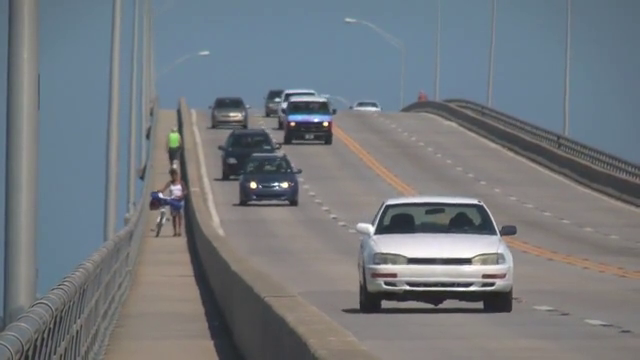
#> input picture frame 91 of opencv/slow_traffic_small.mp4, 640 x 360 px, given in place of street_driving.mp4, which was not available
$ python lane_detection_random_1.py
#> lines starting #> are read from the running program, lines starting #| are printed output that depends on the picture; after the words box and inside, x2 and y2 are one past the last pixel; in counts of white or black regions, pixels touching at a corner belong together; pictures that were not available may be replaced by others from this repository, and a replacement may not be noted
#!/usr/bin/env python
# -*- coding: utf-8 -*-
#Created by Chukwunyere Igbokwe on January 10, 2017 by 5:16 PM

import numpy as np
import cv2
import sys

def sameSideLine(p1, p2, l1, l2):
    p1Line = (p1[0]-l1[0])*(l1[1]-l2[1]) - (p1[1]-l1[1])*(l1[0]-l2[0])
    p2Line = (p2[0]-l1[0])*(l1[1]-l2[1]) - (p2[1]-l1[1])*(l1[0]-l2[0])
    if p1Line*p2Line < 0:
        return False
    else:
        return True

def pointInTriangle(p1, t1, t2, t3):
    if sameSideLine(p1, t1, t2, t3) and sameSideLine(p1, t2, t1,
        t3) and sameSideLine(p1, t3, t1, t2):
        return True
    else:
        return False

# cam = cv2.VideoCapture(0)
cam = cv2.VideoCapture("/home/chu-chu/PycharmProjects/first_project/opencv/street_driving.mp4")

while (True):

    s, img = cam.read()
#> img is the input picture: shape (360, 640, 3); mean B, G, R 126.6, 121.2, 115.7
    # img = cv2.imread("/home/rangathara/FYP/images/testingImage4.bmp")
    height, width, colorDepth = img.shape
#> height = 360; width = 640; colorDepth = 3
    # print (height, width, colorDepth)
    heightFilter1 = (int)(height * 65 / 100)
#> heightFilter1 = 234
    heightFilter2 = (int)(height * 80 / 100)
#> heightFilter2 = 288
    heightFilterMiddle = (int)(height * 60 / 100)
#> heightFilterMiddle = 216
    widthFilter1 = (int)(width * 40 / 100)
#> widthFilter1 = 256
    widthFilter2 = (int)(width * 60 / 100)
#> widthFilter2 = 384
    widthFilterMiddle = (int)(width * 50 / 100)
#> widthFilterMiddle = 320

    leftTriangleT1 = [0, heightFilter1]
#> leftTriangleT1 = [0, 234]
    leftTriangleT2 = [widthFilter1, heightFilter1]
#> leftTriangleT2 = [256, 234]
    leftTriangleT3 = [0, heightFilter2]
#> leftTriangleT3 = [0, 288]
    rightTriangleT1 = [widthFilter2, heightFilter1]
    rightTriangleT2 = [width, heightFilter1]
    rightTriangleT3 = [width, heightFilter2]

    xLeftDown = 0
    xRightDown = width
    xLeftUp = (int)(width / 2)
    xRightUp = (int)(width / 2)

    winName = "Movement Indicator"
    cv2.namedWindow(winName, cv2.WINDOW_AUTOSIZE)

    # gray = cv2.cvtColor(img, cv2.COLOR_BGR2GRAY)
    # edges = cv2.Canny(img, 100, 200)
    edges = cv2.Canny(img, 50, 150)
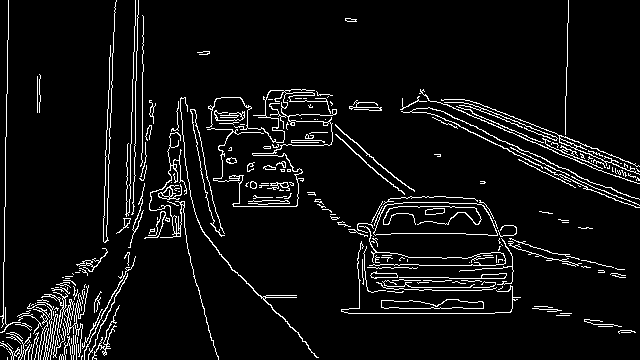
#> edges: shape (360, 640); 6.2% white in thin lines or dots
    # lines = cv2.HoughLinesP(edges, 1, np.pi / 4, 2, None, 10, 1)
    lines = cv2.HoughLinesP(edges, 1, np.pi / 180, 100, None, 25, 10)
#> lines = 44 rows, first 6: [5, 206, 5, 167], [7, 72, 7, 40], [348, 313, 494, 313], [106, 156, 110, 45], [106, 253, 114, 7], [419, 93, 607, 173]

    if lines is not None:
        for line in lines:
            for obj in line:
                [x1, y1, x2, y2] = obj
                if y1<heightFilter1 or y2<heightFilter1:    # To ignore lines above the road
                    continue
                dx, dy = x2 - x1, y2 - y1
                angle = np.arctan2(dy, dx) * 180 / np.pi
                if angle <= 20 and angle >= -20:    # To ignore horizontal lines
                    continue
                if dy<50 and dy>-50:    # To ignore short lines
                    continue
                if pointInTriangle([x1,y1], leftTriangleT1, leftTriangleT2,
                    leftTriangleT3) or pointInTriangle([x2,y2], leftTriangleT1,
                    leftTriangleT2, leftTriangleT3):  # To ignore lines beyond the road in left
                    continue
                if  pointInTriangle([x1,y1], rightTriangleT1, rightTriangleT2,
                    rightTriangleT3) or pointInTriangle([x2,y2], rightTriangleT1,
                    rightTriangleT2, rightTriangleT3):  # To ignore lines beyond the road in right
                    continue
                if 0 != dy:     # if dy=0 following equations will not work
                    x1New = (int)((((height-y1)/dy*dx)+x1))         # Increase the line length
                    x2New = (int)((((heightFilter1-y1)/dy*dx)+x1))  # Increase the line length
                    if x1New <= widthFilterMiddle and x1New > xLeftDown:   # Left lane marking
                        xLeftDown = x1New
                        xLeftUp = x2New
                    elif x1New > widthFilterMiddle and x1New < xRightDown:  # Right lane marking
                        xRightDown = x1New
                        xRightUp = x2New
                    cv2.line(img, (xLeftDown,height), (xLeftUp,heightFilter1), (0, 255, 0), 2)
                    cv2.line(img, (xRightDown,height), (xRightUp,heightFilter1), (0, 255, 0), 2)
#> this loop made 44 passes
#> line on passes 1, 2, 3, 4, 5, 6, 7, 8, 10, 11, 12, 13: [[5, 206, 5, 167]], [[7, 72, 7, 40]], [[348, 313, 494, 313]], [[106, 156, 110, 45]], [[106, 253, 114, 7]], [[419, 93, 607, 173]], [[2, 345, 4, 212]], [[398, 206, 454, 206]], [[136, 80, 136, 51]], [[130, 166, 135, 0]], [[453, 99, 639, 174]], [[27, 308, 118, 308]]
#> line on passes 9, 31, 35, 40, 42: [[228, 264, 306, 342]], [[38, 359, 100, 297]], [[28, 356, 85, 299]], [[24, 357, 86, 295]], [[7, 357, 74, 290]]
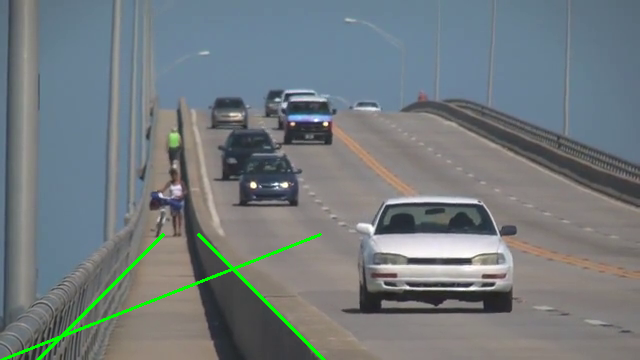
#> img: shape (360, 640, 3); 0.98% of pixels changed, all inside (x1, y1, x2, y2) = (0, 233, 326, 360)
#> after the loop, xLeftDown = 37; xLeftUp = 163; xRightDown = 324; xRightUp = 198
                    # cv2.line(img, (x1New,height), (x2New,heightFilter1), (0, 255, 0), 2)
                # cv2.line(img, (x1,y1), (x2,y2), (0, 0, 255), 2)
        # pts = np.array([[xLeftDown,height],[xLeftUp,heightFilter1],[xRightUp,heightFilter1],
            # [xRightDown,height]], np.int32)
        pts = np.array([[xLeftDown,height],[xLeftUp,heightFilter1],[xLeftUp,heightFilterMiddle],
            [xLeftDown,heightFilterMiddle]], np.int32)
#> pts = [[37, 360], [163, 234], [163, 216], [37, 216]]
        pts2 = np.array([[xRightDown,height],[xRightUp,heightFilter1],[xRightUp,heightFilterMiddle],
            [xRightDown,heightFilterMiddle]], np.int32)
#> pts2 = [[324, 360], [198, 234], [198, 216], [324, 216]]

        # pts = pts.reshape((-1,1,2))
        cv2.fillPoly(img,[pts],(0,255,255,0.1))
        cv2.fillPoly(img,[pts2],(0,255,255,0.1))
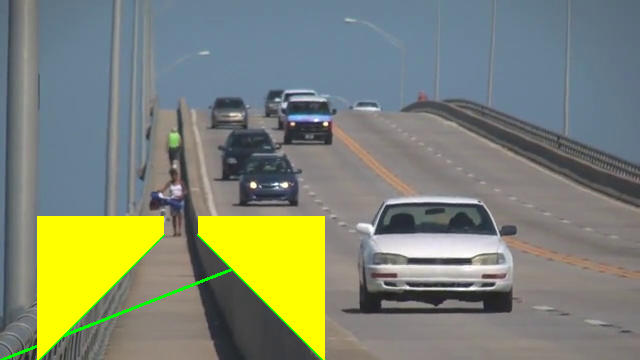
#> img: shape (360, 640, 3); mean B, G, R 115.1, 134, 127.2

    cv2.imshow('edges', edges)
    cv2.imshow('original', img)

    if cv2.waitKey(10) & 0xff == ord('q'):
#> (key q is pressed here)
        break

cam.release()
cv2.destroyAllWindows()

$ run again, starting later in the video
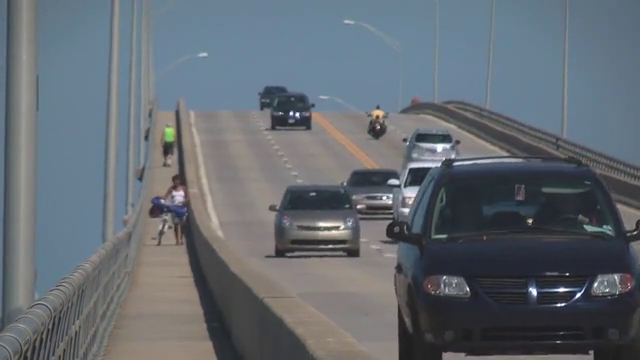
#> input picture frame 411 of opencv/slow_traffic_small.mp4, 640 x 360 px, given in place of street_driving.mp4, which was not available
#> img is the input picture: shape (360, 640, 3); mean B, G, R 113.8, 106.6, 99.3
#> `edges = cv2.Canny(img, 50, 150)`:
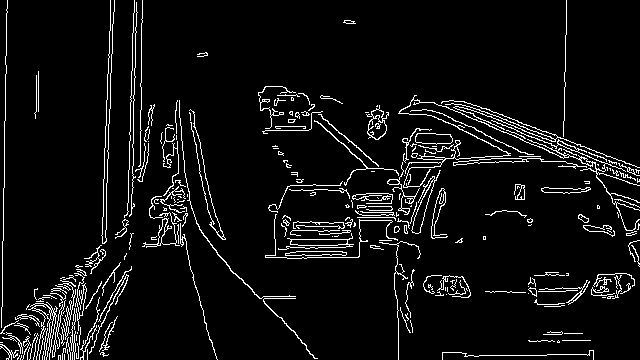
#> edges: shape (360, 640); 6.2% white in thin lines or dots
#> lines = 35 rows, first 6: [4, 187, 4, 142], [105, 147, 110, 0], [104, 256, 113, 12], [130, 118, 134, 0], [2, 290, 3, 188], [507, 292, 630, 288]
#> the loop `for line in lines:` made 35 passes
#> after the loop `for line in lines:`: xLeftDown = 319; xLeftUp = 197; xRightDown = 640; xRightUp = 320
#> pts = [[319, 360], [197, 234], [197, 216], [319, 216]]
#> pts2 = [[640, 360], [320, 234], [320, 216], [640, 216]]
#> `cv2.fillPoly(img,[pts2],(0,255,255,0.1))`:
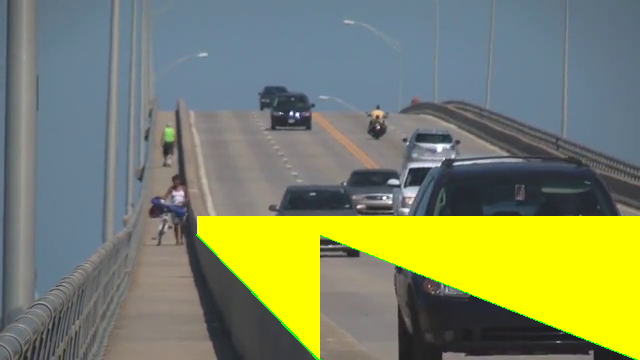
#> img: shape (360, 640, 3); mean B, G, R 100.9, 135.1, 127.1

$ run again, starting later in the video
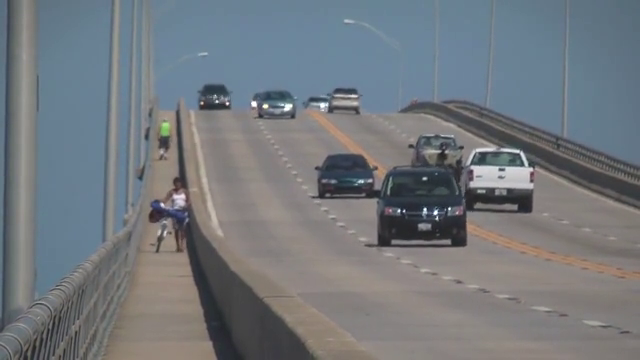
#> input picture frame 731 of opencv/slow_traffic_small.mp4, 640 x 360 px, given in place of street_driving.mp4, which was not available
#> img is the input picture: shape (360, 640, 3); mean B, G, R 125.5, 120.3, 115.1
#> `edges = cv2.Canny(img, 50, 150)`:
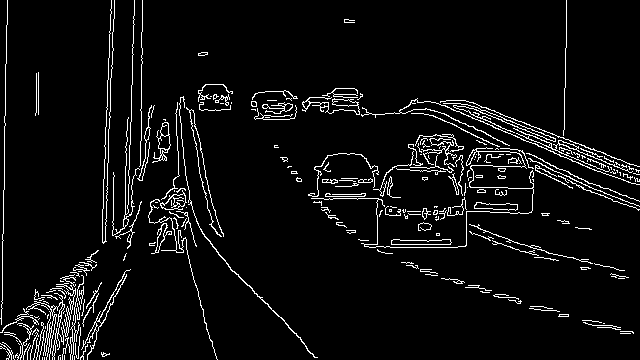
#> edges: shape (360, 640); 5.5% white in thin lines or dots
#> lines = 26 rows, first 6: [2, 289, 3, 190], [105, 241, 108, 145], [102, 242, 108, 58], [440, 101, 606, 171], [464, 100, 637, 166], [564, 129, 565, 48]
#> the loop `for line in lines:` made 26 passes
#> after the loop `for line in lines:`: xLeftDown = 0; xLeftUp = 320; xRightDown = 640; xRightUp = 320
#> pts = [[0, 360], [320, 234], [320, 216], [0, 216]]
#> pts2 = [[640, 360], [320, 234], [320, 216], [640, 216]]
#> `cv2.fillPoly(img,[pts2],(0,255,255,0.1))`:
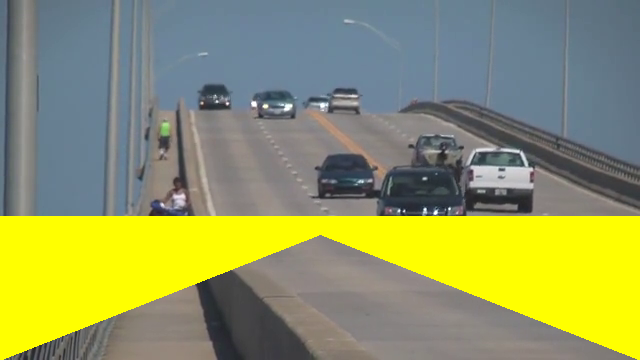
#> img: shape (360, 640, 3); mean B, G, R 98.8, 151.5, 145.5
